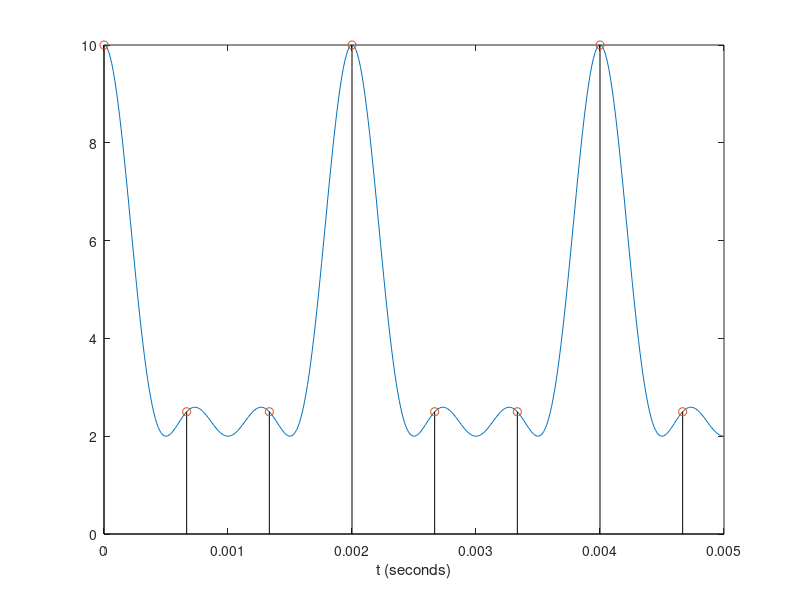

This chart was generated by the following MATLAB code: (Note: this script raises an error after producing the figure.)
% Aliasing Example

tmin = 0;
tmax = 0.005;
t = linspace(tmin, tmax, 400);

% Frequenzen in Hz
f1 = 500;
f2 = 1000;
f3 = 1500;

fs = 1500;

%% Originalfunktion berechnen
fx=@(x) 4 + 3*cos(2*pi*f1.*x) + 2*cos(2*pi*f2.*x) + cos(2*pi*f3.*x);

x = fx(t);
hold off;
plot(t, x);
xlabel('t (seconds)');

%% Sampling Punkte berechnen
T = 1/fs;
nmin = ceil(tmin / T);
nmax = floor(tmax / T);
n = nmin:nmax;
samples = fx(n*T);
hold on;
stem(n*T, samples, 'color', 'black');

%% Calculate Aliased Signal
f1_a = modAlias(f1,fs);
f2_a = modAlias(f2,fs);
f3_a = modAlias(f3,fs);
fx_a=@(x) 4 + 3*cos(2*pi*f1_a.*x) + 2*cos(2*pi*f2_a.*x) + cos(2*pi*f3_a.*x);
x_a = fx_a(t);
hold on
plot(t,x_a, 'Color', 'red');
legend('Original Signal', 'Sampling Points', 'Aliased Signal');